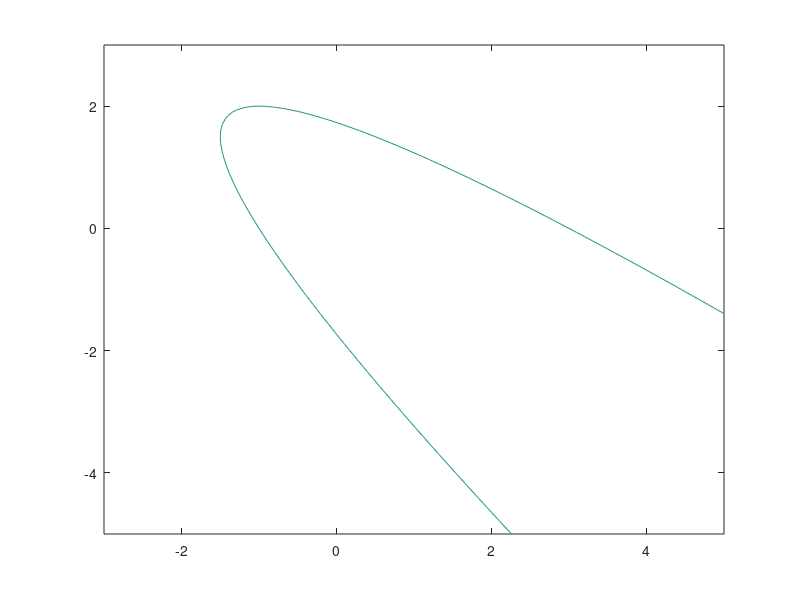

MATLAB code to generate this figure:
figure(1);
f = @(x,y) x.^2 + 2*x.*y + y.^2 -2.*x;
[X,Y] = meshgrid(-3:.1:5,-5:.1:3);
contour(X,Y,f(X,Y), [3;3]);

%%
clear("f","X","Y");
